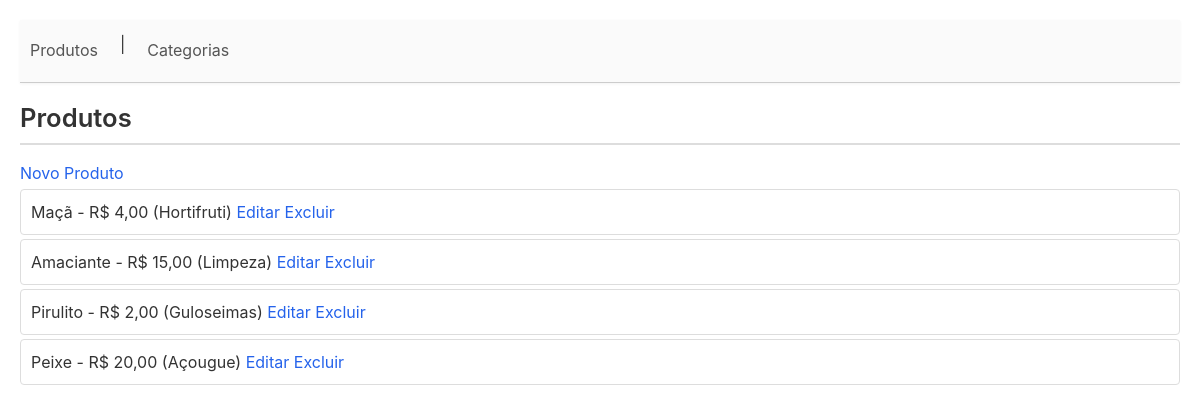
/produtos, run on the app's committed database.
### tables this page shows
CREATE TABLE produtos (
        id INTEGER PRIMARY KEY AUTOINCREMENT,
        nome TEXT NOT NULL,
        preco REAL NOT NULL,
        categoria_id INTEGER,
        FOREIGN KEY (categoria_id) REFERENCES categorias(id)
    );

CREATE TABLE categorias (
        id INTEGER PRIMARY KEY AUTOINCREMENT,
        nome TEXT NOT NULL,
        descricao TEXT,
        corredor TEXT
    );

### app.py (the view)
@app.route("/")
@app.route("/produtos")
def listar_produtos():
    conecta = get_db()
    produtos = conecta.execute("""
        SELECT p.id, p.nome, p.preco, c.nome as categoria
        FROM produtos p
        LEFT JOIN categorias c ON p.categoria_id = c.id
    """).fetchall()
    conecta.close()
    return render_template("produtos.html", produtos=produtos)

### database/connection.py (called while the page is built)
def get_db():
    conecta = sqlite3.connect(DATABASE)
    conecta.row_factory = sqlite3.Row
    return conecta

### templates/produtos.html
{% extends 'base.html' %}
{% block conteudo %}
<h1>Produtos</h1>
<a href="{{ url_for('novo_produto') }}">Novo Produto</a>
<ul>
    {% for p in produtos %}
    <li>{{ p.nome }} - R$ {{ p.preco }} ({{ p.categoria or 'Sem categoria' }})
        <a href="{{ url_for('editar_produto', id=p.id) }}">Editar</a>
        <a href="{{ url_for('excluir_produto', id=p.id) }}">Excluir</a>
    </li>
    {% endfor %}
</ul>
{% endblock %}

### templates/base.html (shortened to what this page needs)
<!DOCTYPE html>
<html lang="pt-br">
<head>
    <link rel="stylesheet" href="{{ url_for('static', filename='style.css') }}">
</head>
<body>
    <nav>
        <a href="{{ url_for('listar_produtos') }}">Produtos</a> |
        <a href="{{ url_for('listar_categorias') }}">Categorias</a>
    </nav>
    {% block conteudo %}{% endblock %}
</body>
</html>

### static/style.css (style rules this page uses)
* { box-sizing: border-box; margin: 0; padding: 0; font-family: Inter, system-ui, -apple-system, "Segoe UI", Roboto, "Helvetica Neue", Arial; }
body { font-family: system-ui, -apple-system, "Segoe UI", Roboto, "Helvetica Neue", Arial; margin: 0; padding: 20px; background: #ffffff; color: #333; line-height: 1.5; }
nav { display: flex; gap: 12px; padding: 12px 0; border-bottom: 1px solid #ccc; background: #fafafa; box-shadow: 0 1px 3px rgba(0,0,0,0.05); }
nav a { color: #555; text-decoration: none; padding: 6px 10px; transition: background 0.2s, color 0.2s; }
h1 { font-size: 1.6rem; margin: 16px 0; font-weight: 600; border-bottom: 2px solid #ddd; padding-bottom: 6px; }
a { color: #2563eb; text-decoration: none; transition: color 0.3s ease, border-bottom 0.3s ease; border-bottom: 2px solid transparent; cursor: pointer; }
ul li { list-style: none; padding: 10px; margin: 4px 0; background: #fff; border: 1px solid #ddd; border-radius: 4px; transition: transform 0.2s, box-shadow 0.2s; }

### data on the page
produtos: nome "Maçã", preco "4,00", nome "Hortifruti"
produtos: nome "Amaciante", preco "15,00", nome "Limpeza"
produtos: nome "Pirulito", preco "2,00", nome "Guloseimas"
produtos: nome "Peixe", preco "20,00", nome "Açougue"
